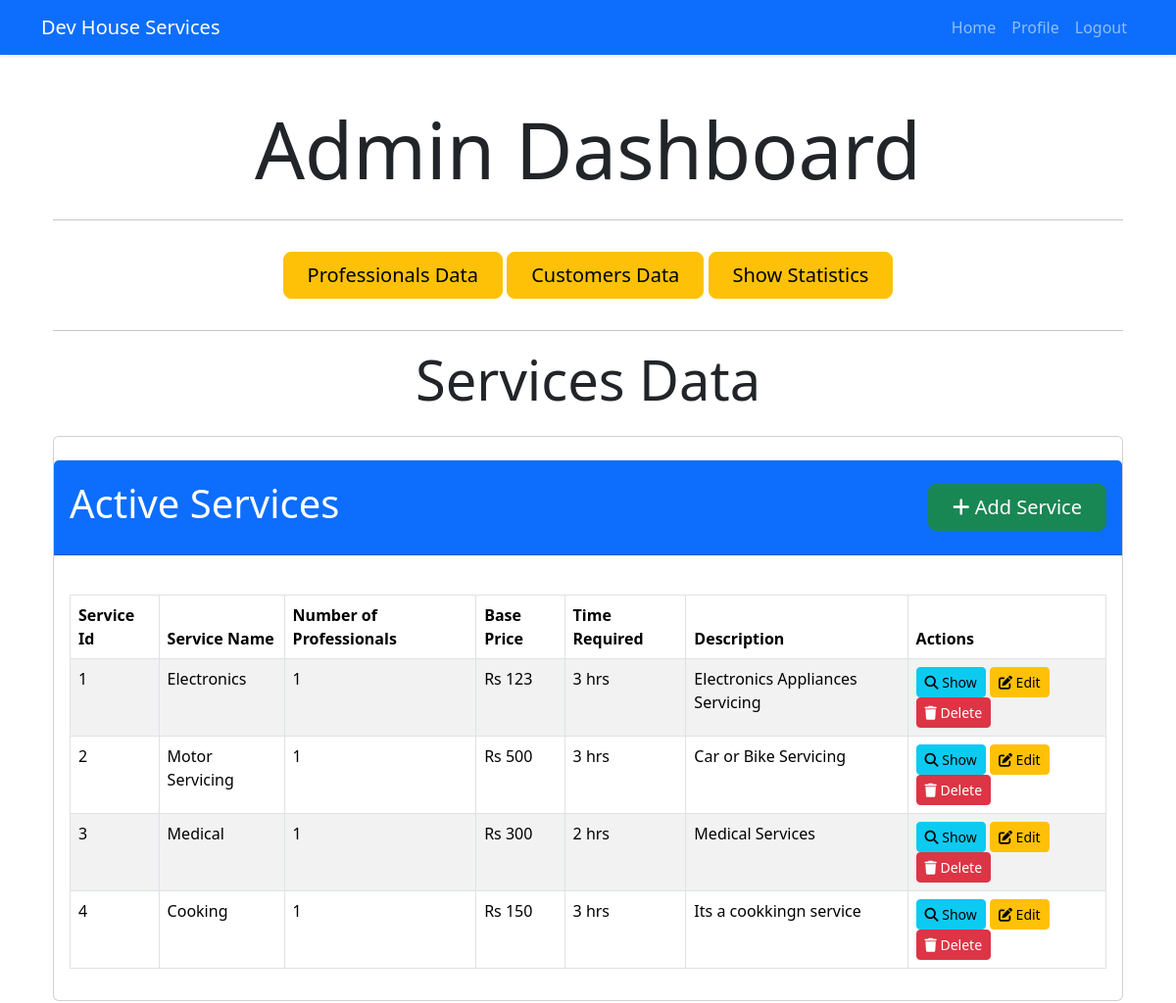
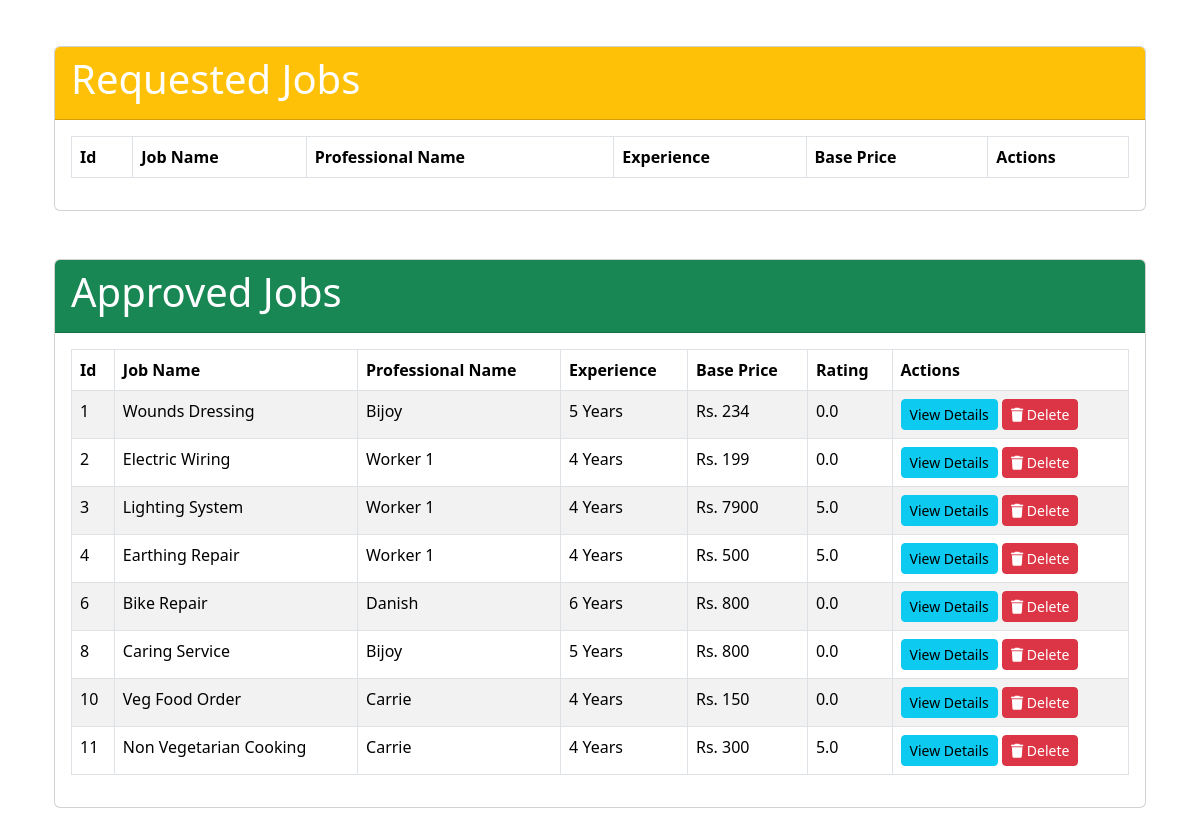
The page /admin (signed in) on the database its author committed (2 pictures, top to bottom).
### models.py (models this page shows, shortened)
class Services(db.Model):
    id = db.Column(db.Integer, primary_key=True)
    name = db.Column(db.String(36), unique=True, nullable=False)
    base_price = db.Column(db.Integer)
    time_required = db.Column(db.Integer)
    description = db.Column(db.String(50))
    workers = db.relationship('Worker', backref='service', lazy=True)
    requests = db.relationship('Request', backref='service', lazy=True)

class Job(db.Model):
    id = db.Column(db.Integer, primary_key=True)
    name = db.Column(db.String(36), unique=True, nullable=False)
    bp = db.Column(db.Integer, nullable=True)
    approved = db.Column(db.String(10), default="False")
    worker_id = db.Column(db.Integer, db.ForeignKey('worker.id'), nullable=True)
    requests = db.relationship('Request', backref='job', lazy=True)
    rating = db.Column(db.Float, default=0.0)
    rating_count = db.Column(db.Integer, default=0)

class Worker(db.Model):
    id = db.Column(db.Integer, primary_key=True)
    username = db.Column(db.String(36), unique=True, nullable=False)
    passhash = db.Column(db.String(256), nullable=False)
    name = db.Column(db.String(36), nullable=True)
    age = db.Column(db.Integer, nullable=False)
    service_id = db.Column(db.Integer, db.ForeignKey('services.id'), nullable=True)
    experience = db.Column(db.Integer, nullable=True)
    date_of_join = db.Column(db.Date, default=func.current_date())
    contact = db.Column(db.String(15), nullable=False)
    email = db.Column(db.String(120), nullable=False, unique=True)
    address = db.Column(db.String(100), nullable=False)
    pin = db.Column(db.String(10), nullable=False)
    description = db.Column(db.String(200), nullable=True)
    jobs = db.relationship('Job', backref='worker', lazy=True)
    requests = db.relationship('Request', backref='worker', lazy=True)
    rating = db.Column(db.Float, default=0.0)
    rating_count = db.Column(db.Integer, default=0)

### routs.py (the view)
@app.route("/admin")
@admin_required
def admin():
    services = Services.query.all()
    jobs = Job.query.all()
    return render_template("admin.html", services = services, jobs = jobs)

### routs.py (called while the page is built)
def admin_required(func):
    @wraps(func)
    def inner(*args, **kwargs):
        if 'user_id' not in session:
            flash('Please login to continue')
            return redirect(url_for('login'))
        user = User.query.get(session['user_id'])
        if not user.is_admin:
            flash('You are not authorized to access this page')
            return redirect(url_for('index'))
        return func(*args, **kwargs)
    return inner

### templates/admin.html (shortened to what this page needs)
{% extends 'layout.html' %}
{% block content %}
    <div class="container mt-5">
        <h1 class="display-1 text-center mb-4">Admin Dashboard</h1> <hr>
        <div class="text-center">
            <a href="{{ url_for('admin_workers') }}" class="btn btn-warning btn-lg mt-3 mb-3 px-4 py-2">
                Professionals Data
            </a>
            <a href="{{ url_for('admin_users') }}" class="btn btn-warning btn-lg mt-3 mb-3 px-4 py-2">
                Customers Data
            </a>
            <a href="{{ url_for('services_chart') }}" class="btn btn-warning btn-lg mt-3 mb-3 px-4 py-2">
                Show Statistics
            </a>
        </div>
        <hr>
        <h1 class="display-4 text-center mb-4">Services Data</h1>
        <div class="card mb-5">
            <div class="card-header bg-primary text-white d-flex justify-content-between align-items-center my-4">
                <h2 class="display-6">Active Services</h2>
                <a href="{{ url_for('add_service') }}" class="btn btn-success btn-lg mt-3 mb-3 px-4 py-2">
                    <i class="fa fa-plus" aria-hidden="true"></i> Add Service
                </a>
            </div>
            <div class="card-body">
                <div class="table-responsive">
                    <table class="table table-striped table-bordered">
                        <thead class="thead-dark">
                            <tr>
                                <th>Service Id</th>
                                <th>Service Name</th>
                                <th>Number of Professionals</th>
                                <th>Base Price</th>
                                <th>Time Required</th>
                                <th>Description</th>
                                <th>Actions</th>
                            </tr>
                        </thead>
                        <tbody>
                            {% for service in services %}
                                <tr>
                                    <td>{{service.id}}</td>
                                    <td>{{service.name}}</td>
                                    <td>{{service.workers|length}}</td>
                                    <td>Rs {{service.base_price}}</td>
                                    <td>{{service.time_required}} hrs</td>
                                    <td>{{service.description}}</td>
                                    <td>
                                        <a href="{{url_for('show_service', id = service.id)}}" class="btn btn-info btn-sm">
                                            <i class="fa fa-search"></i> Show
                                        </a>
                                        <a href="{{url_for('edit_service', id = service.id)}}" class="btn btn-warning btn-sm">
                                            <i class="fas fa-edit"></i> Edit
                                        </a>
                                        <a href="{{url_for('delete_service', id = service.id)}}" class="btn btn-danger btn-sm">
                                            <i class="fa fa-trash"></i> Delete
                                        </a>
                                    </td>
                                </tr>
                            {% endfor %}
                        </tbody>
                    </table>
                </div>
            </div>
        </div>
        <div class="card mb-5">
            <div class="card-header bg-warning text-white d-flex justify-content-between align-items-center">
                <h2 class="display-6">Requested Jobs</h2>
            </div>
            <div class="card-body">
                <div class="table-responsive">
                    <table class="table table-striped table-bordered">
                        <thead class="thead-dark">
                            <tr>
                                <th>Id</th>
                                <th>Job Name</th>
                                <th>Professional Name</th>
                                <th>Experience</th>
                                <th>Base Price</th>
                                <th>Actions</th>
                            </tr>
                        </thead>
                    </table>
                </div>
            </div>
        </div>
        <div class="card mb-5">
            <div class="card-header bg-success text-white">
                <h2 class="display-6">Approved Jobs</h2>
            </div>
            <div class="card-body">
                <div class="table-responsive">
                    <table class="table table-striped table-bordered">
                        <thead class="thead-dark">
                            <tr>
                                <th>Id</th>
                                <th>Job Name</th>
                                <th>Professional Name</th>
                                <th>Experience</th>
                                <th>Base Price</th>
                                <th>Rating</th>
                                <th>Actions</th>
                            </tr>
                        </thead>
                        <tbody>
                            {% for job in jobs %}
                                {% if job.approved == "True" %}
                                    <tr>
                                        <td>{{job.id}}</td>
                                        <td>{{job.name}}</td>
                                        <td>{{job.worker.name}}</td>
                                        <td>{{job.worker.experience}} Years</td>
                                        <td>Rs. {{job.bp}}</td>
                                        <td>{{ job.rating | round(1) }}</td>
                                        <td>
                                            <a href="{{ url_for('view_job', job_id=job.id) }}" class="btn btn-info btn-sm">View Details</a>
                                            <a href="{{ url_for('delete_job_get', job_id=job.id) }}" class="btn btn-danger btn-sm">
                                                <i class="fa fa-trash"></i> Delete
                                            </a>
                                        </td>
                                    </tr>
                                {% endif %}
                            {% endfor %}
                        </tbody>
                    </table>
                </div>
            </div>
        </div>
    </div>
{% endblock %}

### rows shown on the page
Services: id "1", name "Electronics", workers|length "1", base_price "123", time_required "3", description "Electronics Appliances Servicing"
Services: id "2", name "Motor Servicing", workers|length "1", base_price "500", time_required "3", description "Car or Bike Servicing"
Services: id "3", name "Medical", workers|length "1", base_price "300", time_required "2", description "Medical Services"
Services: id "4", name "Cooking", workers|length "1", base_price "150", time_required "3", description "Its a cookkingn service"
Job: id "1", name "Wounds Dressing", worker.name "Bijoy", worker.experience "5", bp "234", rating "0.0"
Job: id "2", name "Electric Wiring", worker.name "Worker 1", worker.experience "4", bp "199", rating "0.0"
Job: id "3", name "Lighting System", worker.name "Worker 1", worker.experience "4", bp "7900", rating "5.0"
Job: id "4", name "Earthing Repair", worker.name "Worker 1", worker.experience "4", bp "500", rating "5.0"
Job: id "6", name "Bike Repair", worker.name "Danish", worker.experience "6", bp "800", rating "0.0"
Job: id "8", name "Caring Service", worker.name "Bijoy", worker.experience "5", bp "800", rating "0.0"
Job: id "10", name "Veg Food Order", worker.name "Carrie", worker.experience "4", bp "150", rating "0.0"
Job: id "11", name "Non Vegetarian Cooking", worker.name "Carrie", worker.experience "4", bp "300", rating "5.0"
